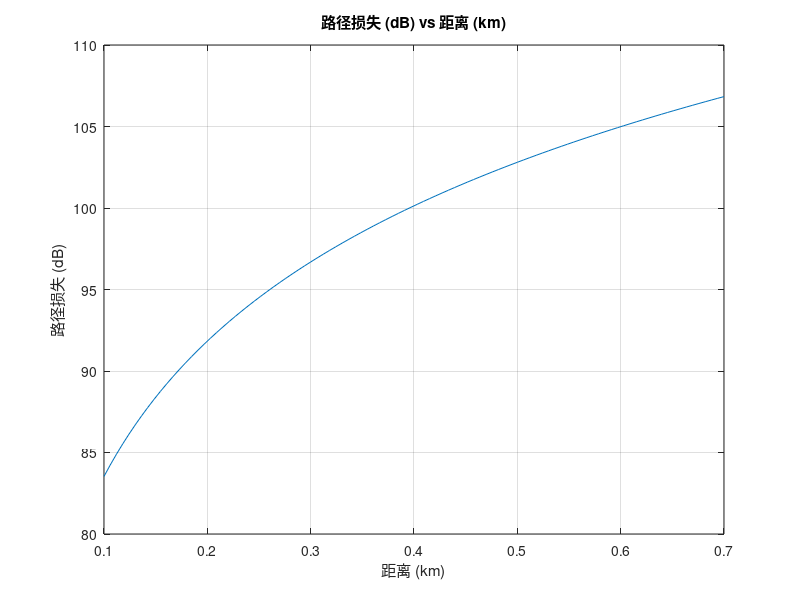

This figure's MATLAB source:
% 参数定义
f = 970;  % 频率 (MHz)
hte = 442;  % 发射天线高度 (m)
hre = 1.5;  % 接收天线高度 (m)
d = linspace(0.1, 0.7, 100);  % 距离 (km), 避免0公里开始

% Okumura-Hata模型常数
a = (1.1*log10(f) - 0.7)*hre - (1.56*log10(f) - 0.8);
c = 0;
if f < 150
    c = 8.29 * (log10(1.54*hre))^2 - 1.1;
elseif f > 1500
    c = 3.2 * (log10(11.75*hre))^2 - 4.97;
end

% 城市环境损耗公式
L = 69.55 + 26.16*log10(f) - 13.82*log10(hte) - a + (44.9 - 6.55*log10(hte)).*log10(d) + c;

% 绘制图像
figure;
plot(d, L);
title('路径损失 (dB) vs 距离 (km)');
xlabel('距离 (km)');
ylabel('路径损失 (dB)');
grid on;
